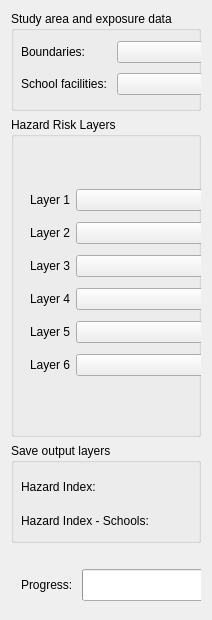
   <widget class="QWidget" name="hazard_risk_index">
    <layout class="QVBoxLayout" name="hazard_risk_vlayout">
     <item>
      <widget class="QGroupBox" name="mGroupBox_areaExposure">
       <property name="sizePolicy">
        <sizepolicy hsizetype="MinimumExpanding" vsizetype="Fixed">
         <horstretch>0</horstretch>
         <verstretch>0</verstretch>
        </sizepolicy>
       </property>
       <property name="minimumSize">
        <size>
         <width>0</width>
         <height>100</height>
        </size>
       </property>
       <property name="maximumSize">
        <size>
         <width>16777215</width>
         <height>100</height>
        </size>
       </property>
       <property name="title">
        <string>Study area and exposure data</string>
       </property>
       <widget class="QWidget" name="layoutWidget">
        <property name="geometry">
         <rect>
          <x>10</x>
          <y>30</y>
          <width>541</width>
          <height>79</height>
         </rect>
        </property>
        <layout class="QGridLayout" name="gridLayout_6">
         <property name="sizeConstraint">
          <enum>QLayout::SetFixedSize</enum>
         </property>
         <property name="horizontalSpacing">
          <number>6</number>
         </property>
         <property name="verticalSpacing">
          <number>10</number>
         </property>
         <item row="0" column="1">
          <widget class="QgsMapLayerComboBox" name="hri_map_layer_cmb_bx_boundaries">
           <property name="sizePolicy">
            <sizepolicy hsizetype="MinimumExpanding" vsizetype="Fixed">
             <horstretch>0</horstretch>
             <verstretch>0</verstretch>
            </sizepolicy>
           </property>
           <property name="minimumSize">
            <size>
             <width>240</width>
             <height>0</height>
            </size>
           </property>
           <property name="iconSize">
            <size>
             <width>16</width>
             <height>16</height>
            </size>
           </property>
           <property name="allowEmptyLayer" stdset="0">
            <bool>true</bool>
           </property>
          </widget>
         </item>
         <item row="1" column="0">
          <widget class="QLabel" name="label_2">
           <property name="sizePolicy">
            <sizepolicy hsizetype="Fixed" vsizetype="Fixed">
             <horstretch>0</horstretch>
             <verstretch>0</verstretch>
            </sizepolicy>
           </property>
           <property name="text">
            <string>School facilities: </string>
           </property>
          </widget>
         </item>
         <item row="1" column="1">
          <widget class="QgsMapLayerComboBox" name="hri_map_layer_cmb_bx_schools">
           <property name="sizePolicy">
            <sizepolicy hsizetype="MinimumExpanding" vsizetype="Fixed">
             <horstretch>0</horstretch>
             <verstretch>0</verstretch>
            </sizepolicy>
           </property>
           <property name="minimumSize">
            <size>
             <width>240</width>
             <height>0</height>
            </size>
           </property>
           <property name="iconSize">
            <size>
             <width>16</width>
             <height>16</height>
            </size>
           </property>
           <property name="allowEmptyLayer" stdset="0">
            <bool>true</bool>
           </property>
          </widget>
         </item>
         <item row="0" column="0">
          <widget class="QLabel" name="label_pointlayer">
           <property name="sizePolicy">
            <sizepolicy hsizetype="Fixed" vsizetype="Fixed">
             <horstretch>0</horstretch>
             <verstretch>0</verstretch>
            </sizepolicy>
           </property>
           <property name="text">
            <string>Boundaries: </string>
           </property>
          </widget>
         </item>
        </layout>
       </widget>
      </widget>
     </item>
     <item>
      <widget class="QGroupBox" name="groupbox_rasters">
       <property name="sizePolicy">
        <sizepolicy hsizetype="MinimumExpanding" vsizetype="Fixed">
         <horstretch>0</horstretch>
         <verstretch>0</verstretch>
        </sizepolicy>
       </property>
       <property name="minimumSize">
        <size>
         <width>0</width>
         <height>320</height>
        </size>
       </property>
       <property name="title">
        <string>Hazard Risk Layers</string>
       </property>
       <widget class="QWidget" name="layoutWidget">
        <property name="geometry">
         <rect>
          <x>10</x>
          <y>30</y>
          <width>549</width>
          <height>280</height>
         </rect>
        </property>
        <layout class="QGridLayout" name="hri_risk_layer_gridlayout">
         <property name="sizeConstraint">
          <enum>QLayout::SetFixedSize</enum>
         </property>
         <property name="leftMargin">
          <number>9</number>
         </property>
         <property name="topMargin">
          <number>9</number>
         </property>
         <property name="rightMargin">
          <number>9</number>
         </property>
         <property name="bottomMargin">
          <number>9</number>
         </property>
         <property name="horizontalSpacing">
          <number>6</number>
         </property>
         <property name="verticalSpacing">
          <number>10</number>
         </property>
         <item row="0" column="1">
          <widget class="QLabel" name="hri_label_number_of_hazards">
           <property name="sizePolicy">
            <sizepolicy hsizetype="Preferred" vsizetype="Fixed">
             <horstretch>0</horstretch>
             <verstretch>0</verstretch>
            </sizepolicy>
           </property>
           <property name="text">
            <string>Number of hazard risks to include:</string>
           </property>
           <property name="alignment">
            <set>Qt::AlignRight|Qt::AlignTrailing|Qt::AlignVCenter</set>
           </property>
          </widget>
         </item>
         <item row="0" column="2">
          <widget class="QgsSpinBox" name="hri_spn_bx_number_of_hazards">
           <property name="sizePolicy">
            <sizepolicy hsizetype="Fixed" vsizetype="Fixed">
             <horstretch>0</horstretch>
             <verstretch>0</verstretch>
            </sizepolicy>
           </property>
          </widget>
         </item>
         <item row="1" column="0">
          <widget class="QLabel" name="hri_raster_layer_label_1">
           <property name="sizePolicy">
            <sizepolicy hsizetype="Fixed" vsizetype="Fixed">
             <horstretch>0</horstretch>
             <verstretch>0</verstretch>
            </sizepolicy>
           </property>
           <property name="text">
            <string>Layer 1</string>
           </property>
          </widget>
         </item>
         <item row="1" column="1">
          <widget class="QgsMapLayerComboBox" name="hri_raster_layer_cb_1">
           <property name="sizePolicy">
            <sizepolicy hsizetype="MinimumExpanding" vsizetype="Fixed">
             <horstretch>0</horstretch>
             <verstretch>0</verstretch>
            </sizepolicy>
           </property>
           <property name="minimumSize">
            <size>
             <width>390</width>
             <height>0</height>
            </size>
           </property>
           <property name="iconSize">
            <size>
             <width>16</width>
             <height>16</height>
            </size>
           </property>
          </widget>
         </item>
         <item row="1" column="2">
          <widget class="QgsDoubleSpinBox" name="hri_raster_layer_dspnb_1">
           <property name="sizePolicy">
            <sizepolicy hsizetype="Fixed" vsizetype="Fixed">
             <horstretch>0</horstretch>
             <verstretch>0</verstretch>
            </sizepolicy>
           </property>
           <property name="maximumSize">
            <size>
             <width>78</width>
             <height>16777215</height>
            </size>
           </property>
           <property name="suffix">
            <string> %</string>
           </property>
           <property name="decimals">
            <number>1</number>
           </property>
           <property name="minimum">
            <double>0.000000000000000</double>
           </property>
           <property name="maximum">
            <double>100.000000000000000</double>
           </property>
          </widget>
         </item>
         <item row="2" column="0">
          <widget class="QLabel" name="hri_raster_layer_label_2">
           <property name="sizePolicy">
            <sizepolicy hsizetype="Fixed" vsizetype="Fixed">
             <horstretch>0</horstretch>
             <verstretch>0</verstretch>
            </sizepolicy>
           </property>
           <property name="text">
            <string>Layer 2</string>
           </property>
          </widget>
         </item>
         <item row="2" column="1">
          <widget class="QgsMapLayerComboBox" name="hri_raster_layer_cb_2">
           <property name="sizePolicy">
            <sizepolicy hsizetype="MinimumExpanding" vsizetype="Fixed">
             <horstretch>0</horstretch>
             <verstretch>0</verstretch>
            </sizepolicy>
           </property>
           <property name="minimumSize">
            <size>
             <width>390</width>
             <height>0</height>
            </size>
           </property>
           <property name="iconSize">
            <size>
             <width>16</width>
             <height>16</height>
            </size>
           </property>
          </widget>
         </item>
         <item row="2" column="2">
          <widget class="QgsDoubleSpinBox" name="hri_raster_layer_dspnb_2">
           <property name="sizePolicy">
            <sizepolicy hsizetype="Fixed" vsizetype="Fixed">
             <horstretch>0</horstretch>
             <verstretch>0</verstretch>
            </sizepolicy>
           </property>
           <property name="maximumSize">
            <size>
             <width>78</width>
             <height>16777215</height>
            </size>
           </property>
           <property name="suffix">
            <string> %</string>
           </property>
           <property name="decimals">
            <number>1</number>
           </property>
           <property name="minimum">
            <double>0.000000000000000</double>
           </property>
           <property name="maximum">
            <double>100.000000000000000</double>
           </property>
          </widget>
         </item>
         <item row="3" column="0">
          <widget class="QLabel" name="hri_raster_layer_label_3">
           <property name="sizePolicy">
            <sizepolicy hsizetype="Fixed" vsizetype="Fixed">
             <horstretch>0</horstretch>
             <verstretch>0</verstretch>
            </sizepolicy>
           </property>
           <property name="text">
            <string>Layer 3</string>
           </property>
          </widget>
         </item>
         <item row="3" column="1">
          <widget class="QgsMapLayerComboBox" name="hri_raster_layer_cb_3">
           <property name="sizePolicy">
            <sizepolicy hsizetype="MinimumExpanding" vsizetype="Fixed">
             <horstretch>0</horstretch>
             <verstretch>0</verstretch>
            </sizepolicy>
           </property>
           <property name="minimumSize">
            <size>
             <width>390</width>
             <height>0</height>
            </size>
           </property>
           <property name="iconSize">
            <size>
             <width>16</width>
             <height>16</height>
            </size>
           </property>
          </widget>
         </item>
         <item row="3" column="2">
          <widget class="QgsDoubleSpinBox" name="hri_raster_layer_dspnb_3">
           <property name="sizePolicy">
            <sizepolicy hsizetype="Fixed" vsizetype="Fixed">
             <horstretch>0</horstretch>
             <verstretch>0</verstretch>
            </sizepolicy>
           </property>
           <property name="maximumSize">
            <size>
             <width>78</width>
             <height>16777215</height>
            </size>
           </property>
           <property name="suffix">
            <string> %</string>
           </property>
           <property name="decimals">
            <number>1</number>
           </property>
           <property name="minimum">
            <double>0.000000000000000</double>
           </property>
           <property name="maximum">
            <double>100.000000000000000</double>
           </property>
          </widget>
         </item>
         <item row="4" column="0">
          <widget class="QLabel" name="hri_raster_layer_label_4">
           <property name="sizePolicy">
            <sizepolicy hsizetype="Fixed" vsizetype="Fixed">
             <horstretch>0</horstretch>
             <verstretch>0</verstretch>
            </sizepolicy>
           </property>
           <property name="text">
            <string>Layer 4</string>
           </property>
          </widget>
         </item>
         <item row="4" column="1">
          <widget class="QgsMapLayerComboBox" name="hri_raster_layer_cb_4">
           <property name="sizePolicy">
            <sizepolicy hsizetype="MinimumExpanding" vsizetype="Fixed">
             <horstretch>0</horstretch>
             <verstretch>0</verstretch>
            </sizepolicy>
           </property>
           <property name="minimumSize">
            <size>
             <width>390</width>
             <height>0</height>
            </size>
           </property>
           <property name="iconSize">
            <size>
             <width>16</width>
             <height>16</height>
            </size>
           </property>
          </widget>
         </item>
         <item row="4" column="2">
          <widget class="QgsDoubleSpinBox" name="hri_raster_layer_dspnb_4">
           <property name="sizePolicy">
            <sizepolicy hsizetype="Fixed" vsizetype="Fixed">
             <horstretch>0</horstretch>
             <verstretch>0</verstretch>
            </sizepolicy>
           </property>
           <property name="maximumSize">
            <size>
             <width>78</width>
             <height>16777215</height>
            </size>
           </property>
           <property name="suffix">
            <string> %</string>
           </property>
           <property name="decimals">
            <number>1</number>
           </property>
           <property name="minimum">
            <double>0.000000000000000</double>
           </property>
           <property name="maximum">
            <double>100.000000000000000</double>
           </property>
          </widget>
         </item>
         <item row="5" column="0">
          <widget class="QLabel" name="hri_raster_layer_label_5">
           <property name="sizePolicy">
            <sizepolicy hsizetype="Fixed" vsizetype="Fixed">
             <horstretch>0</horstretch>
             <verstretch>0</verstretch>
            </sizepolicy>
           </property>
           <property name="text">
            <string>Layer 5</string>
           </property>
          </widget>
         </item>
         <item row="5" column="1">
          <widget class="QgsMapLayerComboBox" name="hri_raster_layer_cb_5">
           <property name="sizePolicy">
            <sizepolicy hsizetype="MinimumExpanding" vsizetype="Fixed">
             <horstretch>0</horstretch>
             <verstretch>0</verstretch>
            </sizepolicy>
           </property>
           <property name="minimumSize">
            <size>
             <width>390</width>
             <height>0</height>
            </size>
           </property>
           <property name="iconSize">
            <size>
             <width>16</width>
             <height>16</height>
            </size>
           </property>
          </widget>
         </item>
         <item row="5" column="2">
          <widget class="QgsDoubleSpinBox" name="hri_raster_layer_dspnb_5">
           <property name="sizePolicy">
            <sizepolicy hsizetype="Fixed" vsizetype="Fixed">
             <horstretch>0</horstretch>
             <verstretch>0</verstretch>
            </sizepolicy>
           </property>
           <property name="maximumSize">
            <size>
             <width>78</width>
             <height>16777215</height>
            </size>
           </property>
           <property name="suffix">
            <string> %</string>
           </property>
           <property name="decimals">
            <number>1</number>
           </property>
           <property name="minimum">
            <double>0.000000000000000</double>
           </property>
           <property name="maximum">
            <double>100.000000000000000</double>
           </property>
          </widget>
         </item>
         <item row="6" column="0">
          <widget class="QLabel" name="hri_raster_layer_label_6">
           <property name="sizePolicy">
            <sizepolicy hsizetype="Fixed" vsizetype="Fixed">
             <horstretch>0</horstretch>
             <verstretch>0</verstretch>
            </sizepolicy>
           </property>
           <property name="text">
            <string>Layer 6</string>
           </property>
          </widget>
         </item>
         <item row="6" column="1">
          <widget class="QgsMapLayerComboBox" name="hri_raster_layer_cb_6">
           <property name="sizePolicy">
            <sizepolicy hsizetype="MinimumExpanding" vsizetype="Fixed">
             <horstretch>0</horstretch>
             <verstretch>0</verstretch>
            </sizepolicy>
           </property>
           <property name="minimumSize">
            <size>
             <width>390</width>
             <height>0</height>
            </size>
           </property>
           <property name="iconSize">
            <size>
             <width>16</width>
             <height>16</height>
            </size>
           </property>
          </widget>
         </item>
         <item row="6" column="2">
          <widget class="QgsDoubleSpinBox" name="hri_raster_layer_dspnb_6">
           <property name="sizePolicy">
            <sizepolicy hsizetype="Fixed" vsizetype="Fixed">
             <horstretch>0</horstretch>
             <verstretch>0</verstretch>
            </sizepolicy>
           </property>
           <property name="maximumSize">
            <size>
             <width>78</width>
             <height>16777215</height>
            </size>
           </property>
           <property name="suffix">
            <string> %</string>
           </property>
           <property name="decimals">
            <number>1</number>
           </property>
           <property name="minimum">
            <double>0.000000000000000</double>
           </property>
           <property name="maximum">
            <double>100.000000000000000</double>
           </property>
          </widget>
         </item>
        </layout>
       </widget>
      </widget>
     </item>
     <item>
      <widget class="QGroupBox" name="mGroupBox_output">
       <property name="sizePolicy">
        <sizepolicy hsizetype="Preferred" vsizetype="Fixed">
         <horstretch>0</horstretch>
         <verstretch>0</verstretch>
        </sizepolicy>
       </property>
       <property name="minimumSize">
        <size>
         <width>0</width>
         <height>100</height>
        </size>
       </property>
       <property name="title">
        <string>Save output layers</string>
       </property>
       <widget class="QWidget" name="layoutWidget">
        <property name="geometry">
         <rect>
          <x>10</x>
          <y>30</y>
          <width>541</width>
          <height>61</height>
         </rect>
        </property>
        <layout class="QGridLayout" name="gridLayout_9">
         <item row="0" column="0">
          <widget class="QLabel" name="label_9">
           <property name="text">
            <string>Hazard Index: </string>
           </property>
          </widget>
         </item>
         <item row="0" column="1">
          <widget class="QgsFileWidget" name="hri_save_hri_file_widget" native="true"/>
         </item>
         <item row="1" column="0">
          <widget class="QLabel" name="label_10">
           <property name="text">
            <string>Hazard Index - Schools: </string>
           </property>
          </widget>
         </item>
         <item row="1" column="1">
          <widget class="QgsFileWidget" name="hri_save_hri_schools_file_widget" native="true"/>
         </item>
        </layout>
       </widget>
      </widget>
     </item>
     <item>
      <spacer name="verticalSpacer_3">
       <property name="orientation">
        <enum>Qt::Vertical</enum>
       </property>
       <property name="sizeHint" stdset="0">
        <size>
         <width>20</width>
         <height>0</height>
        </size>
       </property>
      </spacer>
     </item>
     <item>
      <widget class="QFrame" name="mFrame_2">
       <property name="minimumSize">
        <size>
         <width>0</width>
         <height>60</height>
        </size>
       </property>
       <widget class="QWidget" name="horizontalLayoutWidget">
        <property name="geometry">
         <rect>
          <x>10</x>
          <y>20</y>
          <width>541</width>
          <height>32</height>
         </rect>
        </property>
        <layout class="QHBoxLayout" name="horizontalLayout_4">
         <item>
          <widget class="QLabel" name="label_12">
           <property name="text">
            <string>Progress: </string>
           </property>
          </widget>
         </item>
         <item>
          <widget class="QProgressBar" name="hri_progress_bar">
           <property name="maximumSize">
            <size>
             <width>2500</width>
             <height>120</height>
            </size>
           </property>
           <property name="value">
            <number>0</number>
           </property>
          </widget>
         </item>
         <item>
          <spacer name="horizontalSpacer_5">
           <property name="orientation">
            <enum>Qt::Horizontal</enum>
           </property>
           <property name="sizeType">
            <enum>QSizePolicy::Fixed</enum>
           </property>
           <property name="sizeHint" stdset="0">
            <size>
             <width>20</width>
             <height>20</height>
            </size>
           </property>
          </spacer>
         </item>
         <item>
          <widget class="QPushButton" name="hri_btn_run">
           <property name="text">
            <string>Run</string>
           </property>
          </widget>
         </item>
         <item>
          <widget class="QPushButton" name="hri_btn_close">
           <property name="text">
            <string>Close</string>
           </property>
          </widget>
         </item>
        </layout>
       </widget>
      </widget>
     </item>
    </layout>
   </widget>
